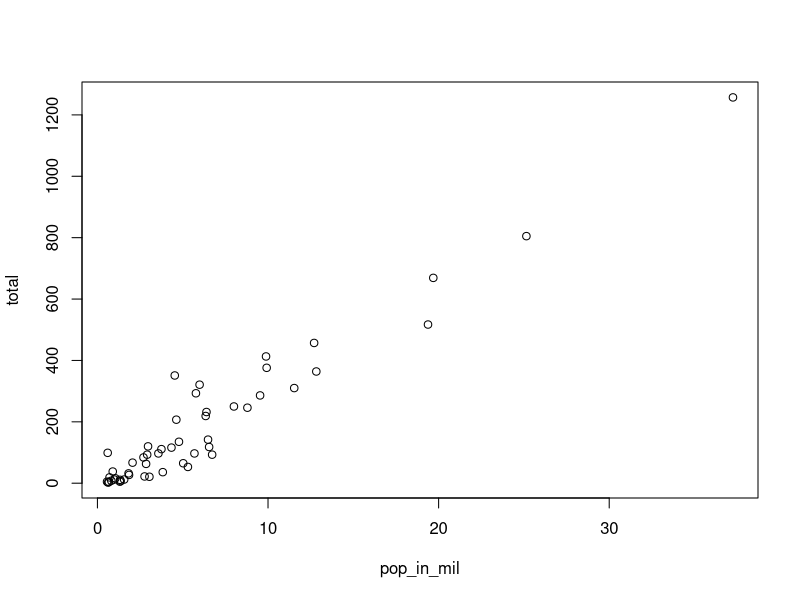
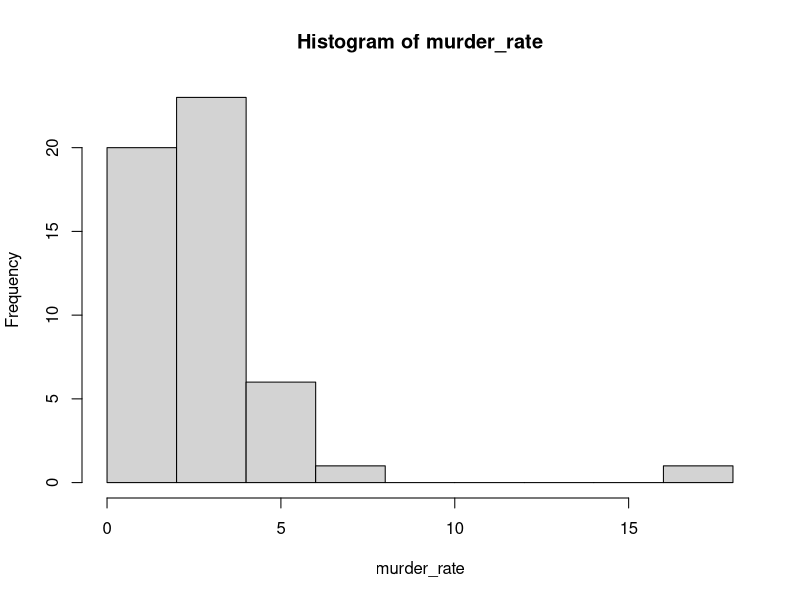
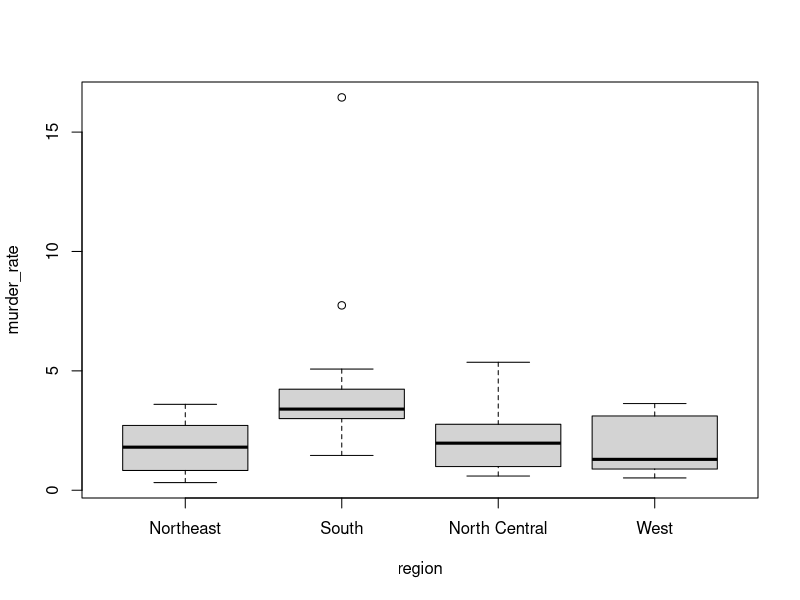

The R source for these figures, in order:
library(dslabs)
library(dplyr)
data(murders)

# we use plot() for a simple scatter plot
pop_in_mil <- murders$population / 1000000
total <- murders$total

plot(pop_in_mil, total)

# hist() is used to plot histograms
murder_rate <- murders$total / murders$population * 100000
hist(murder_rate)

# boxplot of murder rate by region
boxplot(murder_rate~region, data = murders)
